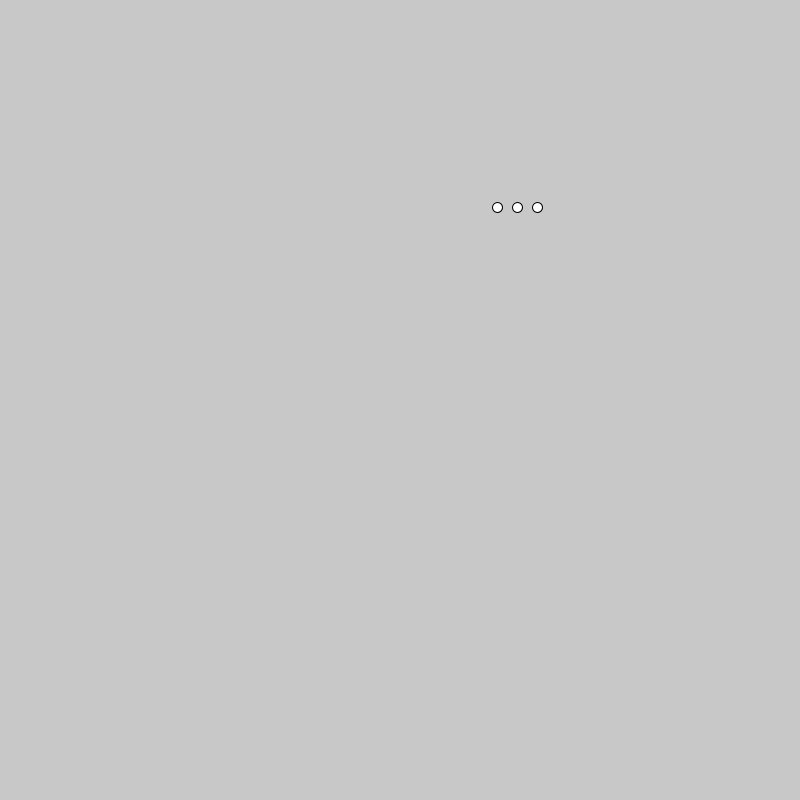
Frame 1 (no input)
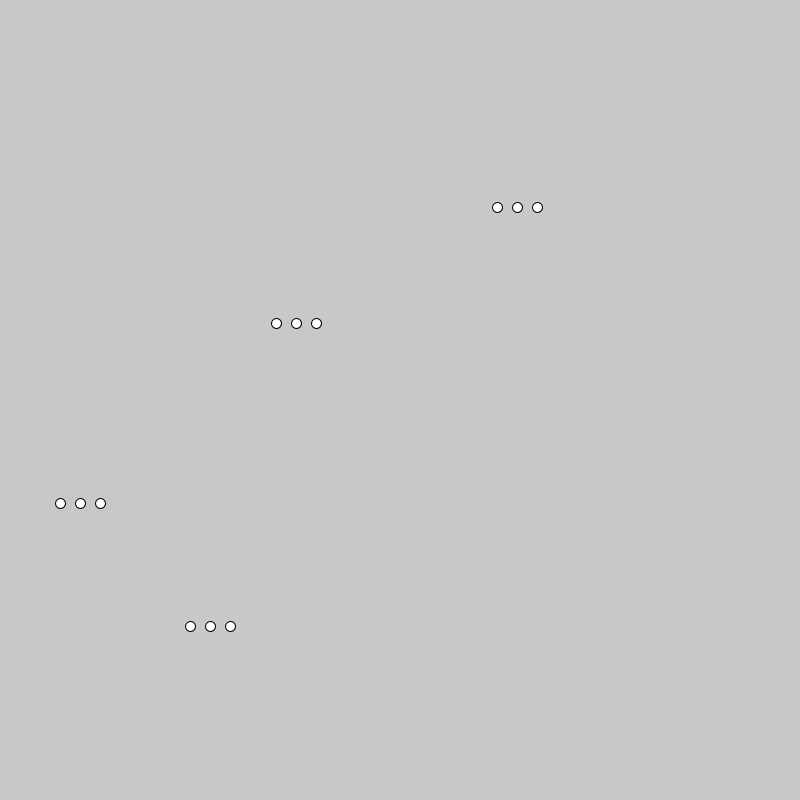
Frame 60 (the mouse pressed at the canvas centre just before this capture)
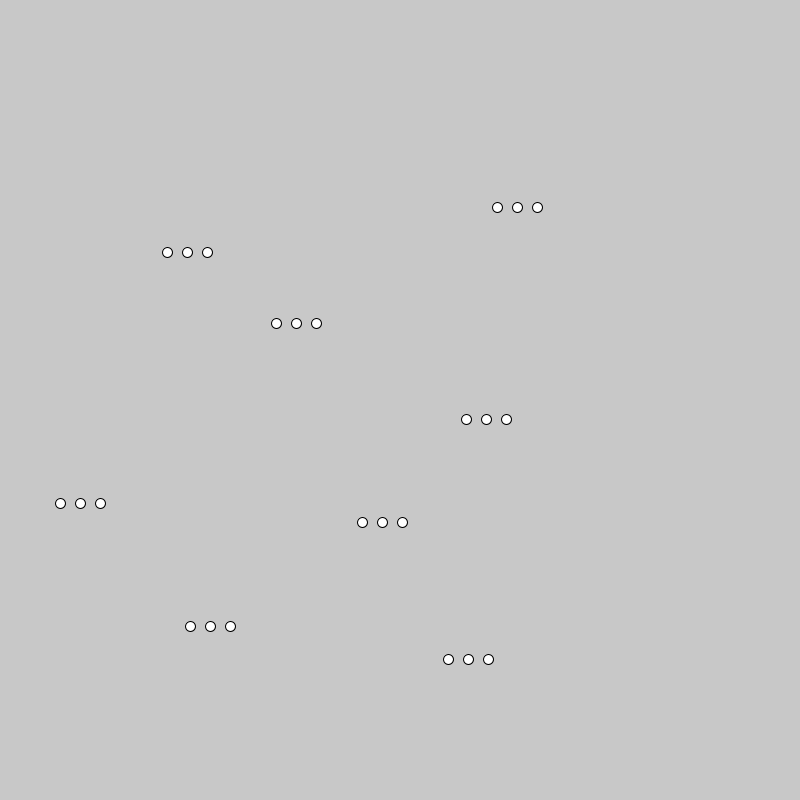
Frame 120 (the mouse held since frame 60 and released just before this capture)

The Processing sketch that drew these frames (run headless with seeded random() and noise(); from frame 60 on, the mouse is pressed at the canvas centre):

// Processing sketch: processing_118479
// ── processing_118479.pde

int x;
int y;
int counter;

void setup() {
  size(800,800);
  background(200);
  counter = 0;
}

void draw() {

  x = int(random(800));
  y = int(random(800));
  if (counter %15 == 0) {
  
  stroke(0);
  fill(255);
  ellipse(x,y,10,10);
  ellipse(x+20,y,10,10);
  ellipse(x-20,y,10,10);
  
 
}
counter++;
}
